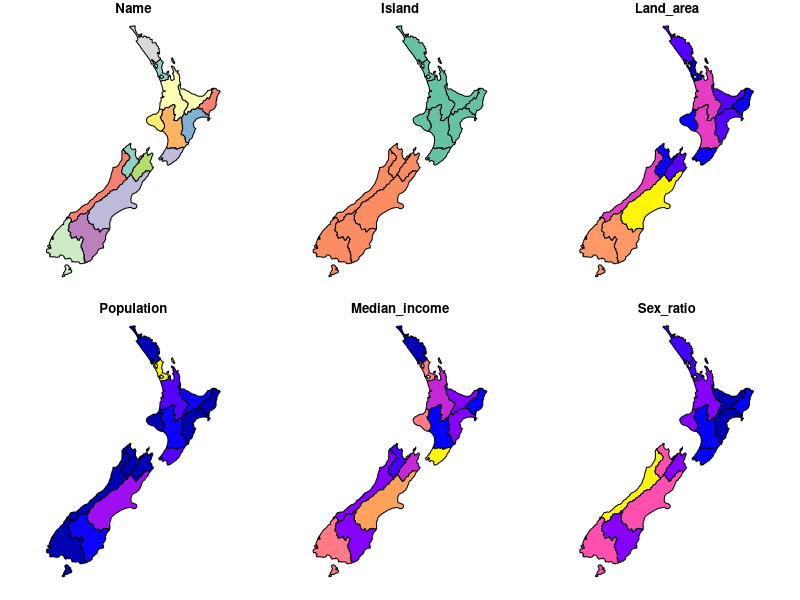
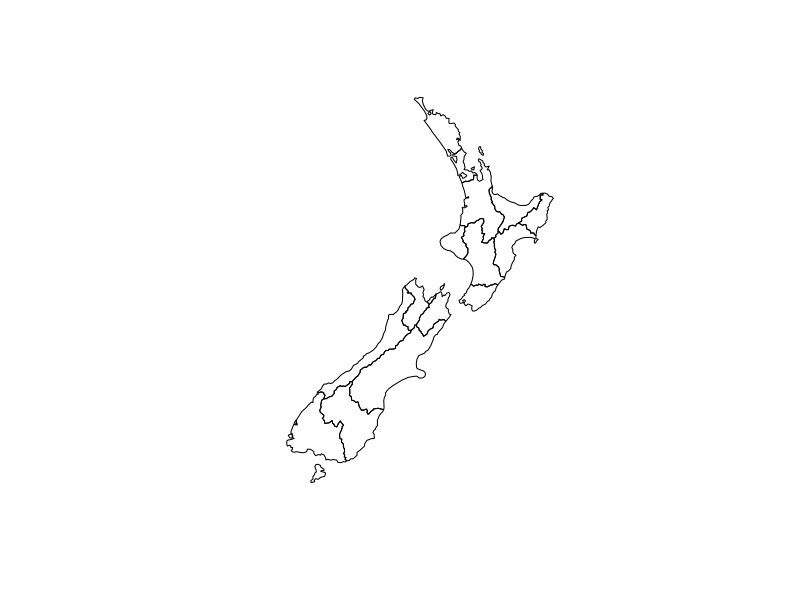
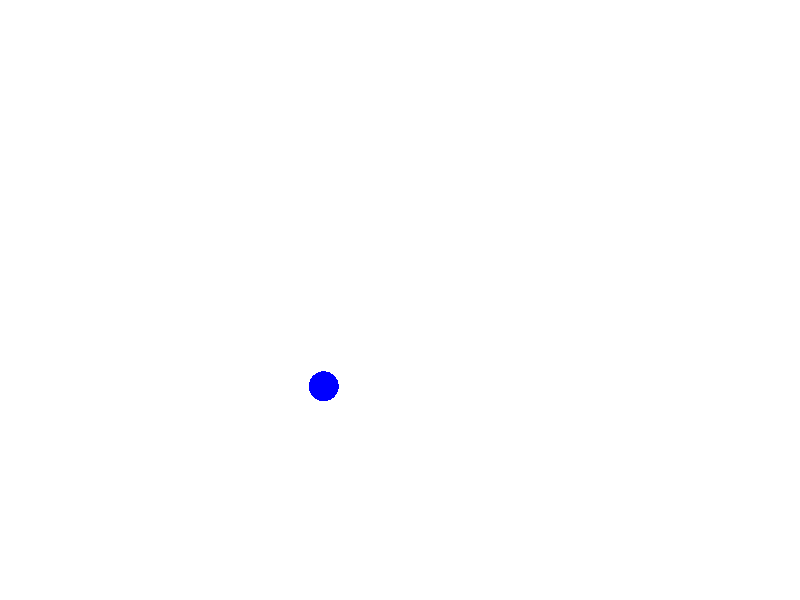
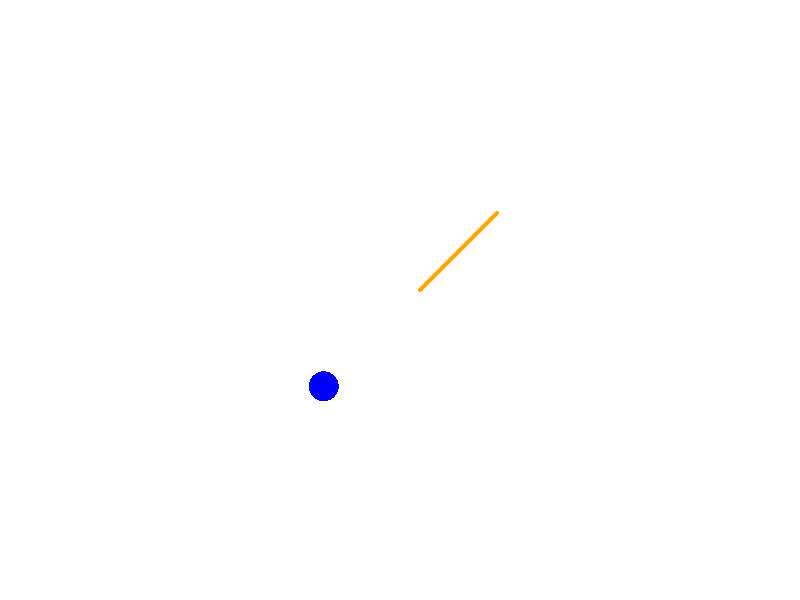
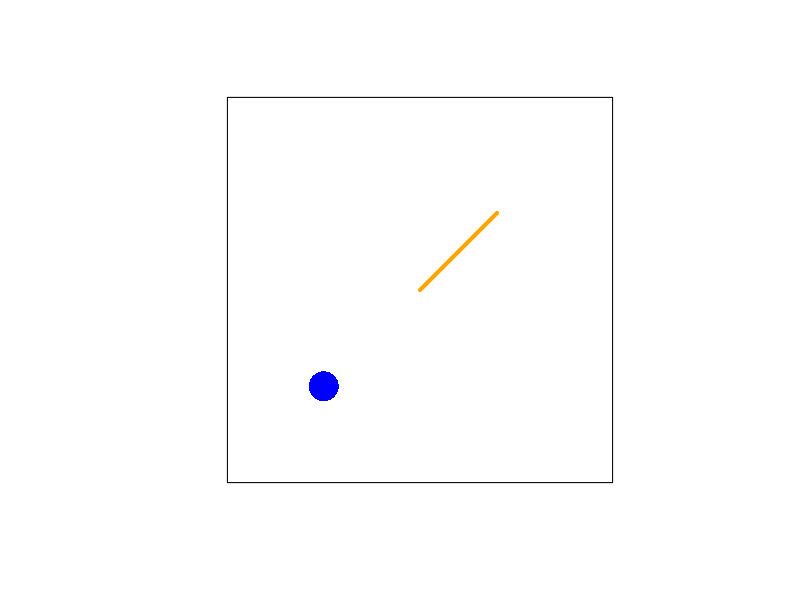
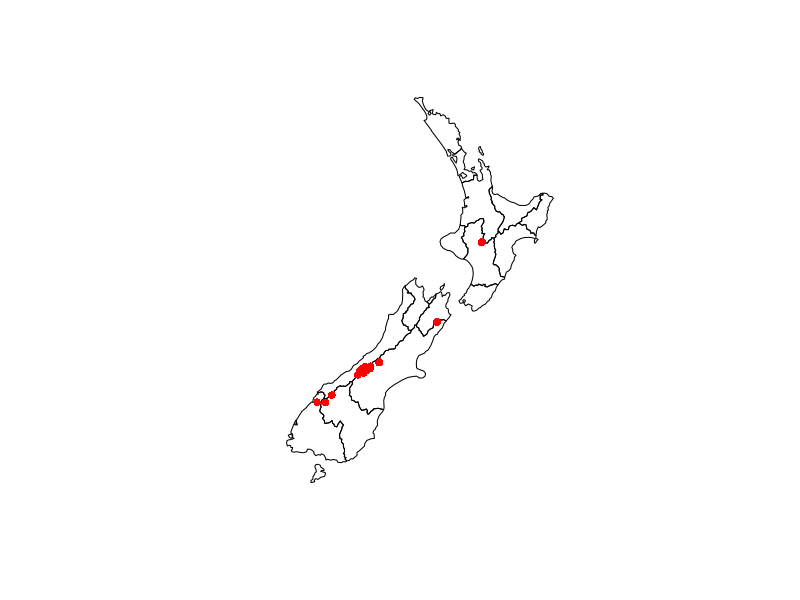
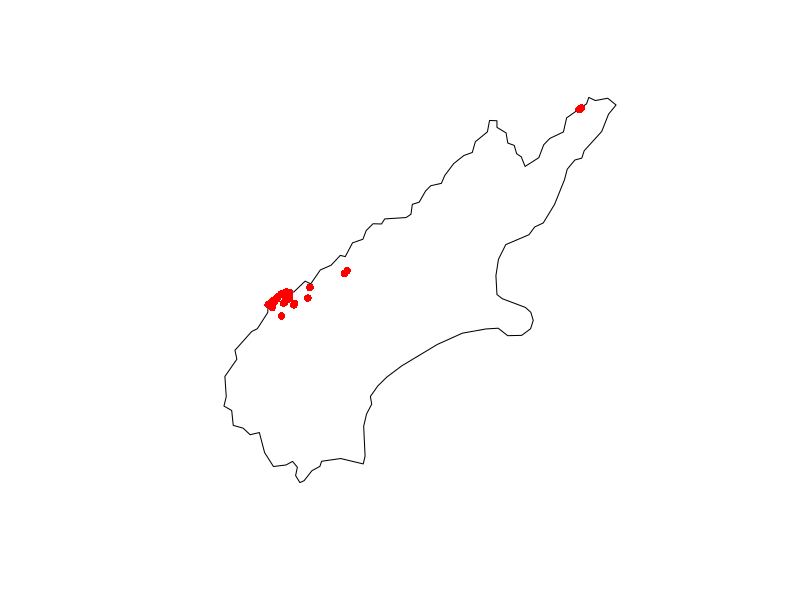
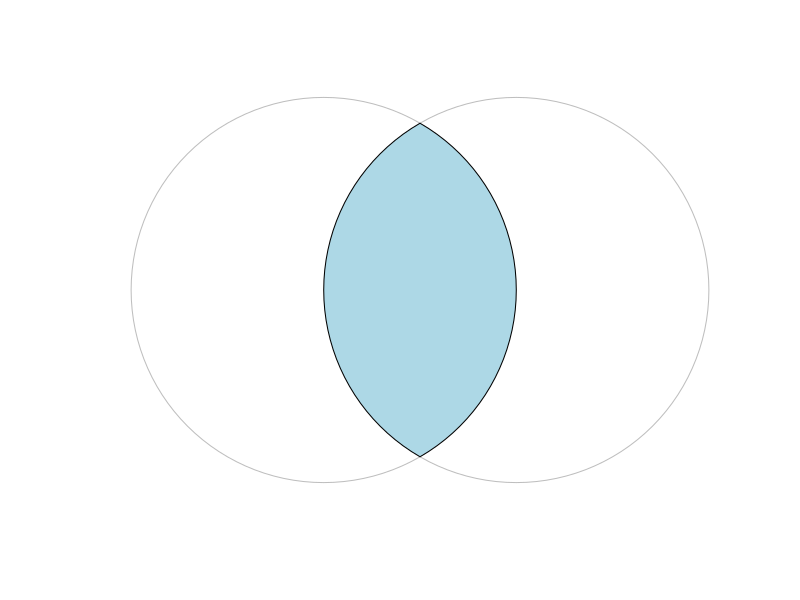

These charts were generated, in order, by the following R code:
## ---- chunk 1
library(sf)
library(spData) # example datasets: world, nz, nz_height, us_states
library(dplyr)
## ---- chunk 2
library(sf)
## ---- chunk 3
class(nz)
## ---- chunk 4
#| echo: false
head(nz)
## ---- chunk 5
#| fig-height: 4.5
#| echo: false
plot(nz)
## ---- chunk 6
#| fig-height: 4.5
#| echo: false
plot(st_geometry(nz))
## ---- chunk 7
#| echo: false
select(nz, Name, Population) |>
  head(2)
## ---- chunk 8
#| echo: false
#| fig-height: 8
# a point is a numeric vector
p <- st_point(c(1.25, 1.25))
mat <- matrix(c(1, 1, 1, 2, 2, 2, 2, 1, 1, 1), ncol = 2, byrow = TRUE)
poly <- st_polygon(list(mat))
plot(poly, border = NA)
plot(p, pch = 16, col = "blue", cex = 4, add = TRUE)
## ---- chunk 9
#| echo: false
#| fig-height: 8
# a point is a numeric vector
p <- st_point(c(1.25, 1.25))
# a line is a matrix of >= 2 points
l <- st_linestring(matrix(c(1.5, 1.5, 1.7, 1.7), ncol = 2, byrow = TRUE))
poly <- st_polygon(list(mat))
plot(poly, border = NA)
plot(p, pch = 16, col = "blue", cex = 4, add = TRUE)
plot(l, col = "orange", lwd = 4, add = TRUE)
## ---- chunk 10
#| echo: false
#| fig-height: 8
# a point is a numeric vector
p <- st_point(c(1.25, 1.25))
# a line is a matrix of >= 2 points
l <- st_linestring(matrix(c(1.5, 1.5, 1.7, 1.7), ncol = 2, byrow = TRUE))
# a polygon is a list of matrices
mat <- matrix(c(1, 1, 1, 2, 2, 2, 2, 1, 1, 1), ncol = 2, byrow = TRUE)
poly <- st_polygon(list(mat))
plot(poly)
plot(p, pch = 16, col = "blue", cex = 4, add = TRUE)
plot(l, col = "orange", lwd = 4, add = TRUE)
## ---- chunk 11
class(nz)
## ---- chunk 12
lc <- st_geometry(nz) # the geometry list-column
class(lc)
## ---- chunk 13
class(lc[[1]]) # a single feature geometry
## ---- chunk 14
dim(nz)
## ---- chunk 15
# first 2 rows and first 2 columns
nz[1:2, 1:2]
## ---- chunk 16
#| echo: false
nz |>
  filter(Island == "North") |>
  select(Name, Population) |>
  head(2)
## ---- chunk 17
#| fig-height: 8
#| echo: false
plot(st_geometry(nz))
plot(st_geometry(nz_height), pch = 16, col = "red", add = TRUE)
## ---- chunk 18
#| fig-height: 8
#| echo: false
## ---- chunk 19
#| fig-height: 8
#| echo: false
canterbury <- nz |> filter(Name == "Canterbury")
# keep only the summits located inside Canterbury
canterbury_height <- nz_height[canterbury, ]
plot(st_geometry(canterbury))
plot(st_geometry(canterbury_height), pch = 16, col = "red", add = TRUE)
## ---- chunk 20
sel <- st_intersects(nz_height, canterbury, sparse = FALSE)
head(sel)
## ---- chunk 21
#| echo: false
join <- st_join(nz_height, select(nz, Name))
join |>
  select(elevation, Name) |>
  head(2)
## ---- chunk 22
#| fig-height: 3.6
pts <- st_sfc(st_point(c(0, 1)), st_point(c(1, 1)))
circles <- st_buffer(pts, dist = 1)
x <- circles[1]
y <- circles[2]
plot(st_union(x, y), border = "grey")
plot(st_intersection(x, y), col = "lightblue", add = TRUE)
## ---- chunk 23
#| fig-height: 3.6
regions <- us_states |>
  group_by(REGION) |>
  summarise(pop = sum(total_pop_15, na.rm = TRUE))
plot(regions["pop"])
## ---- chunk 24
st_crs(nz)$Name
## ---- chunk 25
nz_wgs <- st_transform(nz, crs = 4326)
st_crs(nz_wgs)$Name
